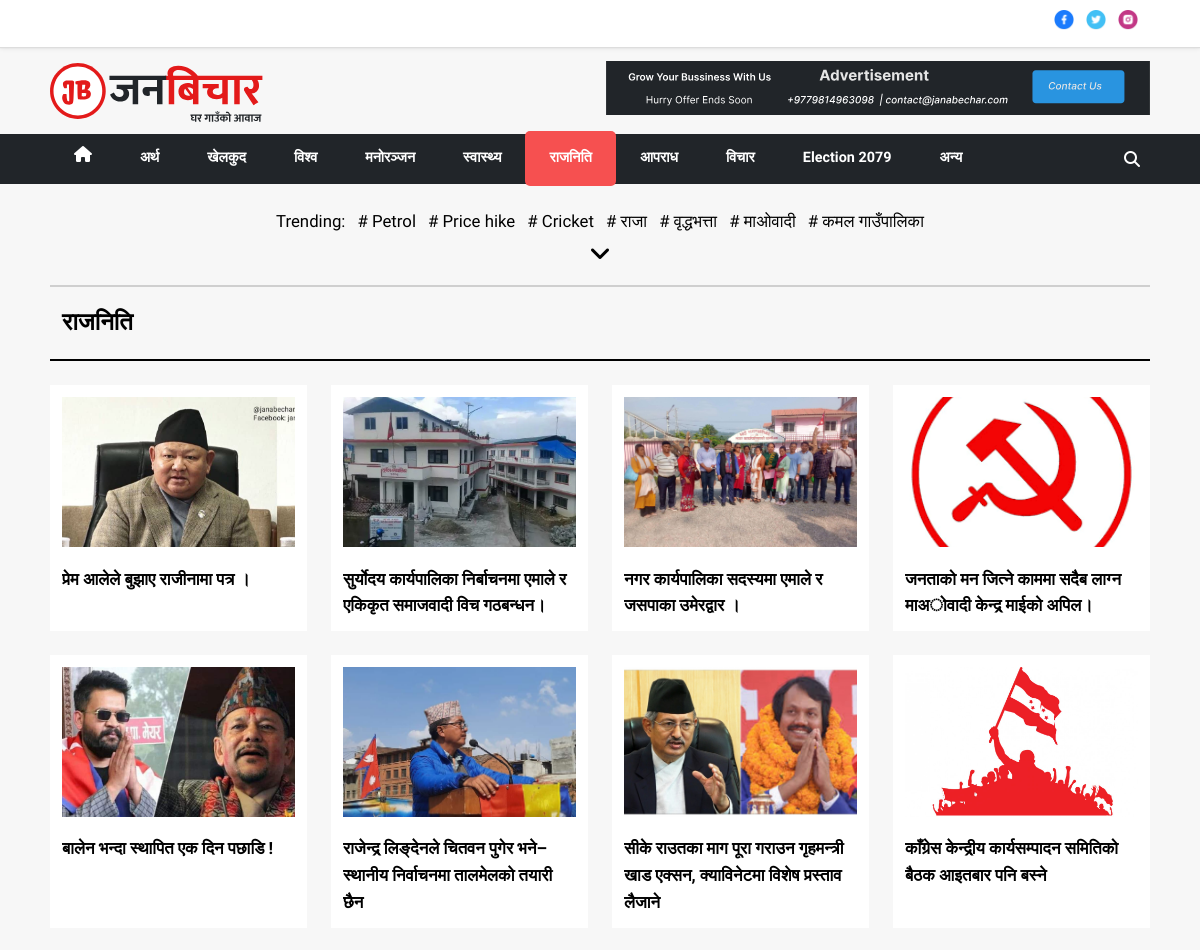
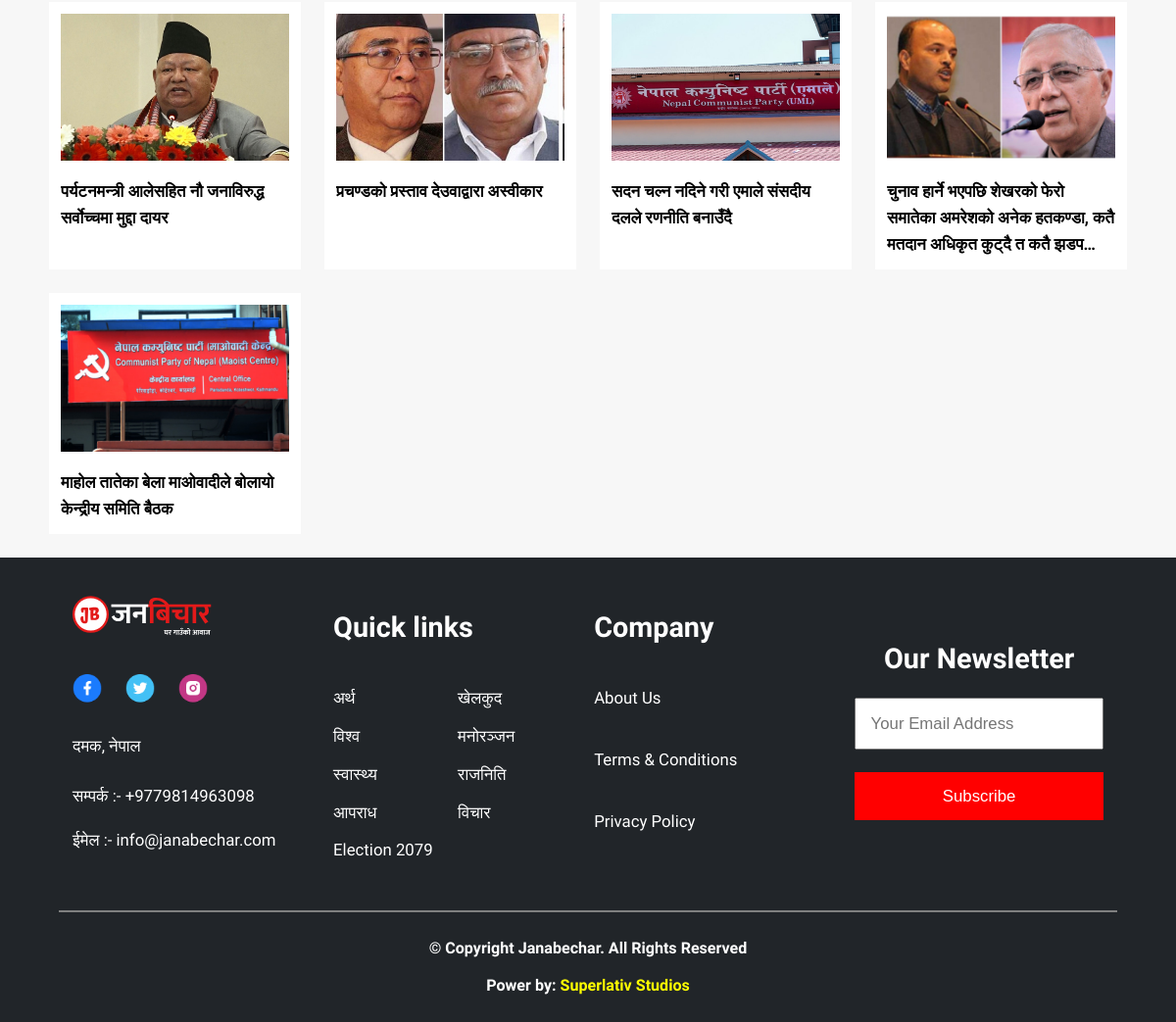
Page /category/politics/ on the committed database (2 pictures, top to bottom).
### news/models.py (models this page shows, shortened)
class Category(models.Model):
    title = models.CharField(max_length=200, blank=True, null=True)
    name = models.CharField(max_length=200)

class Tag(models.Model):
    name = models.CharField(max_length=200)
    created_at = models.DateTimeField(auto_now_add=True)

class News(models.Model):
    title = models.CharField(max_length=500)
    is_highlighted = models.BooleanField(default=False)
    is_main = models.BooleanField(default=False)
    category = models.ForeignKey(
        Category, on_delete=models.CASCADE, related_name='cat')
    tag = models.ManyToManyField(
        Tag, blank=True, related_name='tag')
    description = models.TextField(blank=True, null=True)
    content = RichTextUploadingField(blank=True, null=True)
    image = models.ImageField(blank=True, upload_to=get_obs_upload_path())
    published_at = models.DateTimeField()
    updated_at = models.DateTimeField(auto_now=True)
    class Meta:
        verbose_name_plural = 'News'

### news/views.py (the view)
# urls.py: path("category/<str:title>/", category, name="category"),
def category(request, title):
    npdate = TodayBS()
    category = get_object_or_404(Category, title=title)
    news = News.objects.filter(category=category).order_by('-published_at')
    tags = Tag.objects.order_by('-created_at')
    categories = Category.objects.exclude(title='more')
    recent_update = News.objects.filter(
        is_main=False, is_highlighted=False).order_by('-published_at')[0:6]
    page = category.title
    context = {
        'npdate': npdate,
        'page': page,
        'category': category,
        'news': news,
        'tags': tags,
        'categories': categories,
        'recent_update': recent_update,
    }
    return render(request, 'category.html', context)

### news/utils.py (called while the page is built)
def TodayBS():
    today = datetime.now()
    date = convert_AD_to_BS(today.year, today.month, today.day)
    ne_date = bsdate(date[0], date[1], date[2])
    return ne_date.strftime("%B %d %Y,%A", lang='ne')

### templates/category.html (shortened to what this page needs)
{% extends 'base.html' %}
{% load static %}
{% block content %}
<div class="fs-2 fw-bold pl-1  pv-1-5 border-style  my-container">{{category.name}} </div>
<div class="my-container grid grid-column-4-1fr mob-grid gap-2 pt-2 pb-2">
    {% for new in news%}
    {% include 'include/news-article.html' %}
    {%endfor%}
</div>
{% endblock %}

### templates/include/header.html (shortened to what this page needs)
{% load static%}
<div class="expanded-w h-48 center border-bottom-1-gray box-white">
    <div class="row sb ai-center my-container pl-1 pr-1">
        <div class="row gap-1 center">
            <a href="#"> <img class="h-20" src="{% static 'media/Facebook.png' %}" alt=""></a>
            <a href="#"> <img class="h-20" src="{% static 'media/Twitter.png' %}" alt=""></a>
            <a href="#"> <img class="h-20" src="{% static 'media/Instagram.png' %}" alt=""></a>
        </div>
    </div>
</div>
<div class="my-container pv-0-5">
    <div class="grid-column-2-1fr mob-grid center gap-1">
        <div class="expanded-w center-800">
            <img class="cover expanded-40 pointer" onclick="redirectHome()"
                src="{% static 'media/logo/janabechar.svg' %}" alt="">
        </div>
        <div class="">
            <img class="cover expanded-w" src="{% static 'media/banner/banner.svg' %}" alt="">
        </div>
    </div>
</div>
<div class="nav-wrapper expanded-w bg-lightblack" id="nav-wrapper">
    <div class="container my-container ">
        <div class="menu-items fs-1-2" id="menu-items">
            {% if page == 'home' %}
            <a class="nav-link active text-white" href="{% url 'home' %}"> <i class="fa fa-home"
                    aria-hidden="true"></i></a>
            {% else %}
            <a class="nav-link" href="{% url 'home' %}"> <i class="fa fa-home" aria-hidden="true"></i></a>
            {% endif %}
            {% for category in categories %}
            {% if page == category.title %}
            <a class="nav-link active text-white" href="{% url 'category' title=category.title %}">{{category.name}}</a>
            {% else %}
            <a class="nav-link" href="{% url 'category' title=category.title %}">{{category.name}}</a>
            {% endif %}
            {%endfor%}
            <a class="nav-link" href="{% url 'category' title='more' %}">अन्य</a>
        </div>
        <div class="column">
            <i class="fa fa-search padding-10 text-white pointer" id="search-icon" aria-hidden="true"
                onclick="showSearchInput()">
            </i>
        </div>
    </div>
</div>

### templates/include/trending.html (shortened to what this page needs)
{% load static%}
<div class="my-container pad-2 fs-1-4 center bxshadow pt-2 pb-1">
    <div class="row-wrapper gap-1">
        <p>Trending:</p>
        {% for tag in tags %} {% if forloop.counter < 8 %} <a href="{% url 'tag' name=tag.name %}"># {{tag.name}}</a>
            {% endif %}
            {% endfor %}
    </div>
    <div class=" fw-bold">
        <p id="show-tag" class="pointer fs-2" onclick="showtages()">
            <i class="fa fa-angle-down" aria-hidden="true"></i>
        </p>
    </div>
</div>

### templates/include/news-article.html
{% load static %}
<div class="expanded-w bg-white pad-1">
    <a href="{% url 'news' id=new.id %}">
        <img class="expanded-w  h-150 cover pointer" src="{{new.image.url}}" alt="">
    </a>
    <div class="line-limit-3 fs-1-4 fw-bold pt-1">
        <a href="{% url 'news' id=new.id %}">
            {{new.title}}
        </a>
    </div>
</div>

### templates/include/footer.html (shortened to what this page needs)
{% load static %}
<footer class="expanded center bg-lightblack  ">
    <div class="my-container pad-2 grid grid-column-4-1fr mob-grid text-white gap-2 ">
        <div class="logo-footer column gap-1 expanded-w">
            <img class="expanded-60 pt-0-8" src="{% static 'media/logo/janabechar-black.svg' %}" alt="">
            <div class="row dec-none gap-2 pt-2  ">
                <a href="#"> <img class="h-30" src="{% static 'media/Facebook.png' %}" alt=""></a>
                <a href="#"> <img class="h-30" src="{% static 'media/Twitter.png' %}" alt=""></a>
                <a href="#"> <img class="h-30" src="{% static 'media/Instagram.png' %}" alt=""></a>
            </div>
            <div class=" pt-1 fs-1-4 ">दमक, नेपाल</div>
            <div class=" pt-1 fs-1-4 ">सम्पर्क :- +9779814963098</div>
            <div class=" pt-0-5 fs-1-4 ">ईमेल :- info@janabechar.com</div>
        </div>
        <div class="contact-footer column   gap-1 expanded-w  pt-2">
            <div class="fs-2-4 fw-bold">Quick links</div>
            <div class="grid grid-column-2-1fr pt-2 fs-1-4 text-white gap-1">
                {% for category in categories %}
                <a class=" text-white" href="{% url 'category' title=category.title %}">{{category.name}}</a>
                {% endfor %}
            </div>
        </div>
        <div class="contact-footer column gap-1 expanded-w pt-2">
            <a class=" fs-2-4 fw-bold">Company</a>
            <a class=" circle-icon pt-2 fs-1-4">About Us</a>
            <a class="fs-1-4 pt-2">Terms & Conditions</a>
            <a class="fs-1-4 pt-2">Privacy Policy</a>
        </div>
        <div class="expanded-w center">
            <div class="subscribe-box column gap-0-5 text-center expanded-w  h-200 expanded pt-1" id="subscribe-input">
                <a class=" fs-2-4 fw-bold">Our Newsletter</a>
                <div class="sb-1"></div>
                <input type="text" class="pad-1-2 fs-1-4" id="email-subscription" placeholder="Your Email Address">
                <div class="sb-1"></div>
                <button type="submit" class=" btn  pad-1-2 fs-1-4 text-white bg-red pointer" id="subscribe-button"
                    onclick="subscribe()">Subscribe</button>
            </div>
        </div>
    </div>
    <div class="sb-2"></div>
    <hr width="90%" color="gray">
    <div class="sb-2"></div>
    <div class="column center fs-2 text-white pb-2 gap-1">
        <h6>© Copyright Janabechar. All Rights Reserved</h6>
        <h6>Power by: <a class="text-yellow" href="http://superlativstudios.com/"> Superlativ Studios</a>
        </h6>
    </div>
</footer>

### static/css/style.css (style rules this page uses)
* { margin-left: 10px; margin: 0; padding: 0; box-sizing: border-box; }
html { font-family: Mukta !important; font-size: 12px; scroll-behavior: smooth; line-height: 1.6 !important; }
body { font-family: Mukta; display: flex; flex-direction: column; justify-content: center; align-items: center; max-width: 100%; overflow-x: hidden; background-color: #f7f7f7; }
a { text-decoration: none; }
a, a:visited, a:hover, a:active { color: inherit; }
.nav-wrapper { height: 50px; display: flex; justify-content: center; }
.nav-wrapper .container { display: flex; gap: 20px; justify-content: space-between; align-items: center; }
.nav-wrapper .fa { font-size: 16px; overflow: hidden; }
.menu-items { display: flex; flex-direction: row; color: white; justify-content: space-between; align-items: center; }
.nav-wrapper .nav-link { text-align: center; font-weight: bold; padding: 15px 24px !important; display: block; }
.nav-wrapper .nav-link.active { background-color: #f65050; border-radius: 5px; }
.nav-wrapper .nav-link::after { content: ""; width: 0%; height: 2px; background-color: white; display: block; margin: auto; transition: 0.5s; }
.bxshadow { box-shadow: rgba(0, 0, 0, 0.16) 0px 2px 0px; }
.expanded { width: 100%; height: 100%; }
.line-limit-3 { overflow: hidden; text-overflow: ellipsis; display: -webkit-box; -webkit-line-clamp: 3; -webkit-box-orient: vertical; }
.padding-10 { padding: 10px; }
.border-style { border-bottom: 2px solid black; }
.dec-none { text-decoration: none; }
.circle-icon::before { content: ""; width: 30px; height: 30px; background-color: red; }
.text-center { text-align: center; }
.border-bottom-1-gray { border-bottom: 1px solid #ddd; }
.btn { border: none; }
.pointer { cursor: pointer; }
.box-white { background-color: white; box-shadow: rgba(0, 0, 0, 0.1) 0px 0px 5px 0px, rgba(0, 0, 0, 0.1) 0px 0px 1px 0px; }
.center-800 { display: flex; }

### static/css/size.css (style rules this page uses)
.my-container { width: 100vw; max-width: 1200px; }
@media screen and (max-width: 1280px) { .my-container { max-width: 1100px; } }
@media screen and (max-width: 1200px) { .my-container { max-width: 1100px; } }
.center { display: flex; flex-direction: column; justify-content: center; align-items: center; }
.expanded { height: 100%; width: 100%; }
.expanded-w { width: 100%; }
.expanded-40 { width: 40%; }
.expanded-60 { width: 60%; }
.h-20 { height: 20px; }
.h-30 { height: 30px; }
.h-48 { height: 48px; }
.h-150 { height: 150px; }
.h-200 { height: 200px; }

### static/css/layout-style.css (style rules this page uses)
.row { display: flex; flex-direction: row; }
.row-wrapper { display: flex; flex-wrap: wrap; align-items: center; }
.row.sb { justify-content: space-between; }
.ai-center { align-items: center; }
.gap-1 { gap: 1rem; }
.column { display: flex; flex-direction: column; }
.grid { display: grid; }
.mob-grid { display: grid; }
.grid-column-2-1fr { grid-template-columns: repeat(2, 1fr); }
.grid-column-4-1fr { grid-template-columns: repeat(4, 1fr); }
.cover { object-fit: cover; }
.gap-0-5 { gap: 0.5rem; }
.gap-2 { gap: 2rem; }

### static/css/padding-style.css (style rules this page uses)
.pad-1 { padding: 1rem !important; }
.pad-1-2 { padding: 1.2rem !important; }
.pad-2 { padding: 2rem !important; }
.pb-1 { padding-bottom: 1rem !important; }
.pb-2 { padding-bottom: 2rem !important; }
.pr-1 { padding-right: 1rem !important; }
.pt-0-5 { padding-top: 0.5rem !important; }
.pt-0-8 { padding-top: 0.8rem !important; }
.pt-1 { padding-top: 1rem !important; }
.pt-2 { padding-top: 2rem !important; }
.pl-1 { padding-left: 1rem !important; }
.pv-0-5 { padding-top: 0.5rem !important; padding-bottom: 0.5rem !important; }
.pv-1-5 { padding-top: 1.5rem !important; padding-bottom: 1.5rem !important; }

### static/css/background-style.css (style rules this page uses)
.bg-lightblack { background-color: #212529; }
.bg-red { background-color: #ff0000; }
.bg-white { background-color: #ffffff; }

### rows in the picture
Category: name "अर्थ"
Category: name "खेलकुद"
Category: name "विश्व"
Category: name "मनोरञ्जन"
Category: name "स्वास्थ्य"
Category: name "राजनिति"
Category: name "आपराध"
Category: name "विचार"
Category: name "Election 2079"
Tag: name "Petrol"
Tag: name "Price hike"
Tag: name "Cricket"
Tag: name "राजा"
Tag: name "वृद्धभत्ता"
Tag: name "माओवादी"
Tag: name "कमल गाउँपालिका"
News: image (picture), title "प्रेम आलेले बुझाए राजीनामा पत्र ।"
News: image (picture), title "सुर्योदय कार्यपालिका निर्बाचनमा एमाले र एकिकृत समाजवादी विच गठबन्धन।"
News: image (picture), title "नगर कार्यपालिका सदस्यमा एमाले र जसपाका उमेरद्वार ।"
News: image (picture), title "जनताको मन जित्ने काममा सदैब लाग्न माअोवादी केन्द्र माईको अपिल।"
News: image (picture), title "बालेन भन्दा स्थापित एक दिन पछाडि !"
News: image (picture), title "राजेन्द्र लिङ्देनले चितवन पुगेर भने– स्थानीय निर्वाचनमा तालमेलको तयारी छैन"
News: image (picture), title "सीके राउतका माग पूरा गराउन गृहमन्त्री खाड एक्सन, क्याविनेटमा विशेष प्रस्ताव लैजाने"
News: image (picture), title "काँग्रेस केन्द्रीय कार्यसम्पादन समितिको बैठक आइतबार पनि बस्ने"
News: image (picture), title "पर्यटनमन्त्री आलेसहित नौ जनाविरुद्ध सर्वोच्चमा मुद्दा दायर"
News: image (picture), title "प्रचण्डको प्रस्ताव देउवाद्वारा अस्वीकार"
News: image (picture), title "सदन चल्न नदिने गरी एमाले संसदीय दलले रणनीति बनाउँदै"
News: image (picture), title "चुनाव हार्ने भएपछि शेखरको फेरो समातेका अमरेशको अनेक हतकण्डा, कतै मतदान अधिकृत कुट्दै त कतै…"
News: image (picture), title "माहोल तातेका बेला माओवादीले बोलायो केन्द्रीय समिति बैठक"
